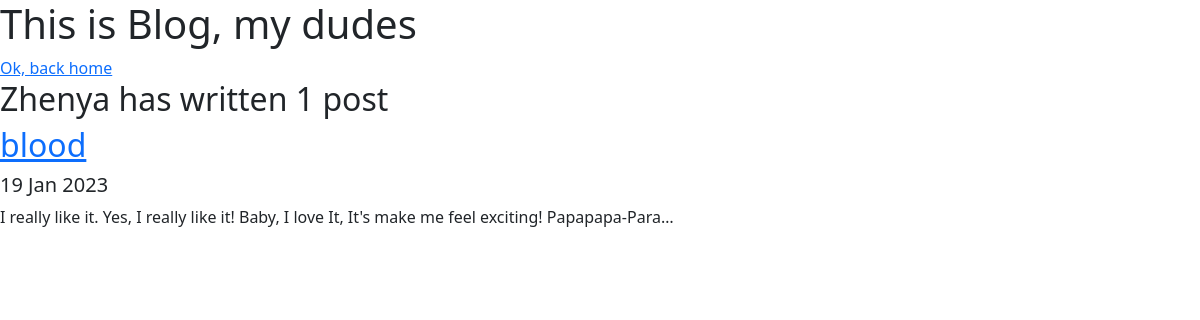
Page /blog/ on the earlier database version.
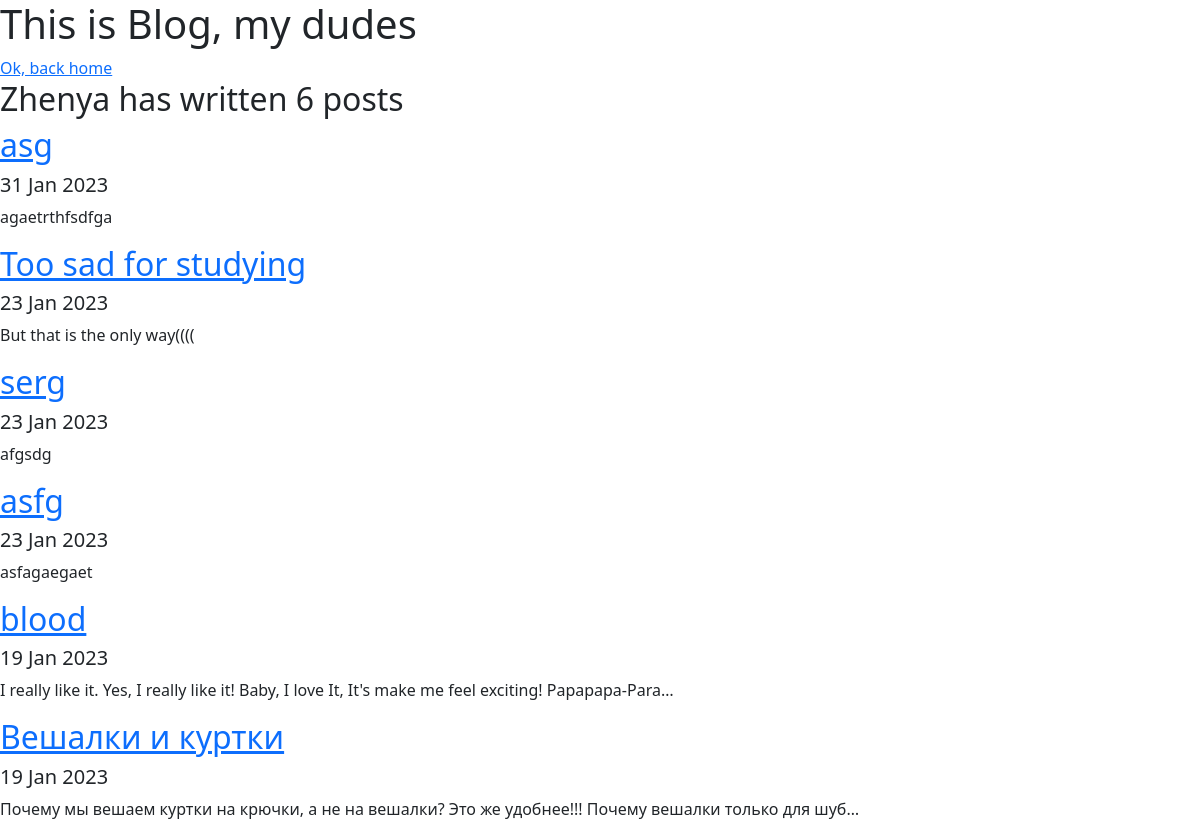
Same page on the later database version.
### blog/models.py (models this page shows, shortened)
class Post(models.Model):
    title = models.CharField(max_length=250)
    time = models.DateField()
    description = models.TextField()

### blog/views.py (the view)
# urls.py: path('', views.all_blogs, name='all_blogs'),
def all_blogs(request):
    posts = Post.objects.order_by('-time') # [:5] - последние 5 постов, сортировка по дате
    return render(request, 'blog/all_blogs.html', {'posts': posts})

### blog/templates/blog/all_blogs.html (shortened to what this page needs)
{% extends 'portfolio/base.html' %}
{% block content %}
<head>
</head>
    <h1>This is Blog, my dudes</h1>
    <a href="{% url 'Home' %}">Ok, back home</a>
    <h2>Zhenya has written {{ posts.count }} post{{ posts.count|pluralize }}</h2>
    {% for post in posts %}
    <a href="{% url 'blog:detail' post.id %}"><h2>{{ post.title }}</h2></a>
        <h5>{{ post.time|date:'d M Y'}}</h5>
        <p>{{ post.description|truncatechars:100 }}</p>
    {% endfor %}
{% endblock %}

Differences in the rows shown:
added Post: title "asg", time "31 Jan 2023", description "agaetrthfsdfga"
added Post: title "Too sad for studying", time "23 Jan 2023", description "But that is the only way(((("
added Post: title "serg", time "23 Jan 2023", description "afgsdg"
added Post: title "asfg", time "23 Jan 2023", description "asfagaegaet"
added Post: title "Вешалки и куртки", time "19 Jan 2023", description "Почему мы вешаем куртки на крючки, а не на вешалки? Это же удобнее!!! Почему вешалки только для шуб…"
Other differences:
{{ posts.count }}: "1" → "6"
